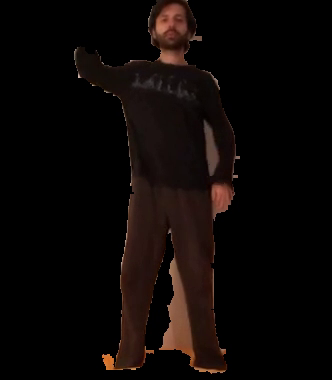
//> input picture frame 10 of CVProject/segmented.mp4, 332 x 380 px, given in place of the camera
$ ./Main   (built with g++ and OpenCV 4)
//> lines starting //> are read from the running program, lines starting //| are printed output that depends on the picture
### CVProject/LambdaParallel.hpp
#pragma once
// For using OpenCV's parallel_for easily
template<class _Function>
class LambdaBody : public cv::ParallelLoopBody {
public:
	typedef _Function function_type;
	typedef const _Function const_function_type;

	inline LambdaBody(const_function_type& body) :
		_body(body)
	{}

	inline void operator() (const cv::Range & range) const
	{
		this->_body(range);
	}
private:
	const_function_type _body;
};

template<class _Function>
inline void parallel_for(const cv::Range& range, const _Function& body, const double& nstride = -1.)
{
	cv::parallel_for_(range, LambdaBody<_Function>(body), nstride);
}

### CVProject/Superpixel.hpp
#pragma once

#include <opencv2\opencv.hpp>

using namespace std;
using namespace cv;


class Pixel
{
public:

	Point xy;
	Vec3f color;

	Pixel():xy(Point(-1, -1)), color(Vec3f(0, 0, 0)){}
	Pixel(Point xy, Vec3f color) :xy(xy), color(color){}
};
class Superpixel
{
public:

	Mat bgrHisto; // meanColor histogram
	Mat lbpHisto; // lbp histogram
	Vec3f meanColor;

	vector<Pixel> pixels;
	Mat image;
	Mat imageGray;
	Mat labels;
	Rect bounds;
	int id;
	uchar classLabel = 0;

	Superpixel(){}
	Superpixel(Vec3f color) :meanColor(color){}

	void computeFeatures(const int histoBin1d);
	void colorize(Mat& out, Vec3b color = Vec3b(255, 0, 0)) const;
	Mat getFeatMat();

private:
	void computeMeanAndBounds();
	void computeHisto(const int nBin1d);
	void computeLBPHisto();
};

### CVProject/VideoSegmentation.hpp
#pragma once

#include <opencv2/opencv.hpp>
#include <opencv2/ml.hpp>
#include <opencv2/ximgproc/slic.hpp>
#include "Superpixel.hpp"
#include <memory>


using namespace std;
using namespace cv;
using namespace cv::ximgproc;

void fillSuperpixelVector(Ptr<SuperpixelSLIC> slic, Mat& labels, vector<Superpixel>& superpixels, Mat& imageBGR, const int nBin1d);
void trainSVM(Ptr<ml::SVM>& svm, vector<Superpixel>& superpixels, ml::SVM::Types svmType, ml::SVM::KernelTypes kernelType);
Mat createFeatMat(vector<Superpixel*>& superpixels);
Mat createLabelsMat(const vector<Superpixel*>& superpixels);

class VideoSegmenter {
public:
	static const string trainingWindowName;
	static const string testWindowName;
	Mat trainLabels;
	float trainingAnnotationScale = 1.0f;

	Size getImageSize() const { return imTrain.size(); }
	bool setSuperpixelLabel(int i, int label, Vec3b overlayColor);
	void showImTrain() const;
	void showImTest() const;
	Mat getForeground(bool show) const;
	Mat getForegroundMask() { return foregroundMask; }
	void cleanUp();
	void toggleTestOverlay() { showTestOverlay = !showTestOverlay; }
	VideoSegmenter(int superpixelSize, int superpixelRuler, int histoNbin1d, bool noiseReduction, bool temporalMomentum);
	~VideoSegmenter() {}

	void loadTrainInputsFromFile(Mat& imTrain, const std::string &inputPath);
	void loadPretrainedModel(const std::string &inputPath);
	void initialize(Mat& imTrain);
	void initialize(Mat& imTrain, Mat& annotationMask);
	void run(Mat& imTest);
	void showResults();
	void startTrainingAnnotation();

private:
	Ptr<SuperpixelSLIC> slicTrain;
	Ptr<SuperpixelSLIC> slicTest;
	Ptr<ml::SVM> SVMClassifier;
	vector<Superpixel> superpixelsTrain;
	vector<Superpixel> superpixelsTest;
	Mat imTrain;
	Mat imTrainOverlay;
	Mat imTest;
	Mat imTestOverlay;
	Mat prevForegroundMap;
	Mat prevBackgroundMap;
	Mat foregroundMask;
	bool showTestOverlay = true;
	int superpixelSize = 15;
	int superpixelRuler = 25;
	int histoNbin1d = 6;
	bool noiseReductionEnabled = false;
	bool temporalMomentumEnabled = false;
};

### CVProject/Superpixel.cpp
#include "Superpixel.hpp"

using namespace std;
using namespace cv;

void Superpixel::computeFeatures(const int histoBin1d) {
	computeMeanAndBounds();
	computeHisto(histoBin1d);
	computeLBPHisto();
}


void Superpixel::computeMeanAndBounds() {
	if (pixels.size() != 0) {
		int minX = INT_MAX, minY = INT_MAX, maxX = 0, maxY = 0;
		for (const Pixel px : pixels) {
			if (px.pos.x < minX) minX = px.pos.x;
			if (px.pos.x > maxX) maxX = px.pos.x;
			if (px.pos.y < minY) minY = px.pos.y;
			if (px.pos.y > maxY) maxY = px.pos.y;
			meanColor += px.color;
			centroid += px.pos;
		}
		meanColor /= static_cast<float>(pixels.size());
		centroid /= static_cast<float>(pixels.size());
		bounds = Rect(minX, minY, maxX - minX + 1, maxY - minY + 1);
	}
}

// [96 lines left out: functions computeHisto, computeLBPHisto, colorize, getFeatMat, not called in this run]

### CVProject/VideoSegmentation.cpp
#include "VideoSegmentation.hpp"
#include <iostream>
#include <fstream>
#include <opencv2/ximgproc/slic.hpp>
#include "LambdaParallel.hpp"

const string VideoSegmenter::trainingWindowName = "Training selection";
const string VideoSegmenter::testWindowName = "Test results";

// [62 lines left out: functions padRect, onImTestMouse, onImTrainMouse, not called in this run]

// Creates Superpixel objects from existing SLIC superpixels, fills the given vector
void fillSuperpixelVector(Ptr<SuperpixelSLIC> slic, Mat& labels, vector<Superpixel>& superpixels, Mat& imageBGR, const int nBin1d)
{
	const int Nspx = slic->getNumberOfSuperpixels();
	superpixels.resize(Nspx);
	for (int i = 0; i < labels.rows; i++) {
		const Vec3b* image_ptr = imageBGR.ptr<Vec3b>(i);
		const int* label_ptr = labels.ptr<int>(i);
		for (int j = 0; j < labels.cols; j++) {
			superpixels[label_ptr[j]].pixels.push_back(Pixel(Point(j, i), Vec3f(image_ptr[j])));
		}
	}
	Mat imageGray;

	cvtColor(imageBGR, imageGray, CV_BGR2GRAY);

	parallel_for(Range(0, Nspx), [&](const Range& range) {
		for (int i = range.start; i < range.end; i++) {
			superpixels[i].image = imageBGR;
			superpixels[i].imageGray = imageGray;
			superpixels[i].id = i;
			superpixels[i].labels = labels;
			superpixels[i].computeFeatures(nBin1d);
		}
	});
}

// Creates an array (flat Mat) of labels from training superpixels
// [73 lines left out: functions createLabelsMat, createFeatMat, trainSVM, setSuperpixelLabel, showImTrain, not called in this run]

VideoSegmenter::VideoSegmenter(int superpixelSize, int superpixelCompactness, int histoNbin1d, bool noiseReduction, bool spatialMomentum)
{
	SVMClassifier = ml::SVM::create();
	this->superpixelSize = superpixelSize;
	this->superpixelRuler = superpixelCompactness;
	this->histoNbin1d = histoNbin1d;
	this->noiseReductionEnabled = noiseReduction;
	this->temporalMomentumEnabled = spatialMomentum;
}

// [98 lines left out: functions startTrainingAnnotation, initialize, not called in this run]
void VideoSegmenter::initialize(Mat& imTrain)
{
	CV_Assert(imTrain.data != nullptr);

	this->imTrain = imTrain;
	//imshow("imTrain", imTrain);
	imTrainOverlay = Mat::zeros(this->imTrain.size(), CV_8UC3);

	//Superpixel segmentation
	slicTrain = createSuperpixelSLIC(this->imTrain, SLICO, superpixelSize, superpixelRuler);
	slicTrain->iterate(10);
	slicTrain->getLabels(trainLabels);

	//Create Superpixel vector from slic
	fillSuperpixelVector(slicTrain, trainLabels, superpixelsTrain, this->imTrain, histoNbin1d);

	//Painting contours
	Mat contours;
	slicTrain->getLabelContourMask(contours);
	this->imTrain.setTo(Vec3b(0, 0, 255), contours);

	//Wait til annotating is over
	startTrainingAnnotation();
	//Annotating is over
	setMouseCallback(trainingWindowName, nullptr);

	if (temporalMomentumEnabled) {
		//Paint prevForegroundMap
		foregroundMask = Mat::zeros(imTrain.size(), CV_8UC1);
		for (int i = 0; i < superpixelsTrain.size(); i++) {
			if (superpixelsTrain[i].classLabel == 1) {
				superpixelsTrain[i].colorize(foregroundMask, Vec3b(255, 255, 255));
			}
		}
		erode(~foregroundMask, prevBackgroundMap, getStructuringElement(CV_SHAPE_ELLIPSE, Size(7, 7)), Point(-1, -1), 2);
		erode(foregroundMask, prevForegroundMap, getStructuringElement(CV_SHAPE_ELLIPSE, Size(7, 7)), Point(-1, -1), 2);
	}

	int count1 = 0, count2 = 0;
	//Save inputs to file
	ofstream ofs("training_selections.txt");
	for (int i = 0; i < superpixelsTrain.size(); i++) {
		if (superpixelsTrain[i].classLabel == 2) {
			ofs << i << endl;
			++count1;
		}
	}
	ofs << "hede" << endl;
	for (int i = 0; i < superpixelsTrain.size(); i++) {
		if (superpixelsTrain[i].classLabel == 1) {
			ofs << i << endl;
			++count2;
		}
	}
	ofs.close();

	//There must be training samples for both classes
	CV_Assert(count1 > 0 && count2 > 0);

	//Train a classifier
	trainSVM(SVMClassifier, superpixelsTrain);
	SVMClassifier->save("svm.xml");
}

// [178 lines left out: functions loadTrainInputsFromFile, loadPretrainedModel, run, showResults, showImTest, getForeground and 1 more, not called in this run]

### CVProject/Main.cpp
#include "VideoSegmentation.hpp"
#include <opencv2/opencv.hpp>
#include <opencv2/core/mat.hpp>
#include <opencv2/ml.hpp>
#include <filesystem>
#include <fstream>

namespace fs = std::filesystem;

// [22 lines left out: function runSingle, not called in this run]

void runWebcam(const string& bgFilePath = "", int superpixelSize = 10)
{
//> called with bgFilePath = "", superpixelSize = 10
	VideoCapture vc(0);

	if (!vc.isOpened()) {  // check if we succeeded
		cerr << "VideoCapture could not be opened" << endl;
		return;
	}

	VideoSegmenter segmenter(superpixelSize, 15, 6, false, false);

	Mat frame;
	int key = 0;
	do {
		vc >> frame;
//> frame is the input picture: 380 rows x 332 cols, CV_8UC3; mean B, G, R 5.5, 7.1, 12.2
		imshow("Camera", frame);
		key = waitKey(33);
//> the Esc key is pressed
	} while (key == -1);

	Mat bg;
	if (!bgFilePath.empty()) {
		bg = imread(bgFilePath);
		Size frameSize = frame.size();
		Size bgSize = bg.size();
		CV_Assert(bgSize.height >= frameSize.height && bgSize.width >= frameSize.width);
		bg = bg(Rect((bgSize.width - frameSize.width) / 2, (bgSize.height - frameSize.height) / 2, frameSize.width, frameSize.height));
	}

	segmenter.initialize(frame); // train
//> in initialize, `slicTrain->getLabels(trainLabels);`:
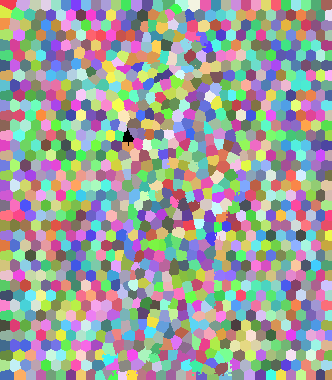
//> trainLabels: 380 rows x 332 cols, CV_32SC1; 1254 distinct labels, from 0 to 1253; one colour per label, 0 black
//> in fillSuperpixelVector, `const int Nspx = slic->getNumberOfSuperpixels();`: Nspx = 1254
//> in fillSuperpixelVector, `superpixels.resize(Nspx);`: superpixels = 1254 items
//> in fillSuperpixelVector, `cvtColor(imageBGR, imageGray, CV_BGR2GRAY);`:
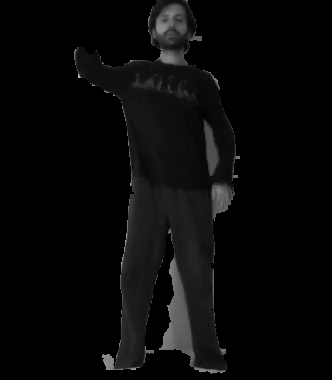
//> imageGray: 380 rows x 332 cols, CV_8UC1; min 0, max 190, mean 8.4

	for (;;)
	{
		vc >> frame;

		if (frame.empty()) {
			return;
		}

		segmenter.run(frame); // test

		Mat fg = segmenter.getForeground(false);
		if (!bg.empty()) {
			Mat newFrame = bg.clone();
			Mat fgMask;
			cvtColor(fg, fgMask, COLOR_BGR2GRAY);

			fg.copyTo(newFrame, fgMask);
			fg = newFrame;
		}
		imshow("Camera", frame);
		imshow("Output", fg);
		segmenter.cleanUp();

		if (waitKey(1) >= 0) break;
	}
}

// [124 lines left out: functions runVideo, testDavis, not called in this run]

struct Scores {
	float dice;
	float jaccard;
};
// Calculates and prints Dice and Jaccard scores on results of a DAVIS test
// [85 lines left out: functions calculateScores, runDavisTests, main, not called in this run]

// added to run one function of the file
//> (the run ends here: the program needs code that is not available in this run, at `if (px.pos.x < minX) minX = px.pos.x;`)

$ run again, starting later in the video
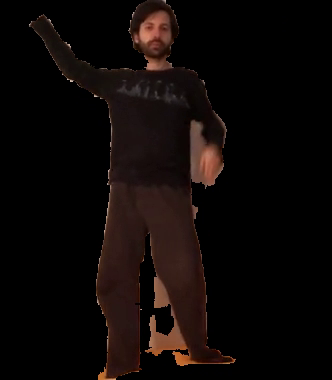
//> input picture frame 48 of CVProject/segmented.mp4, 332 x 380 px, given in place of the camera
//> in runWebcam, frame is the input picture: 380 rows x 332 cols, CV_8UC3; mean B, G, R 6.5, 8, 13.7
//> in initialize, `slicTrain->getLabels(trainLabels);`:
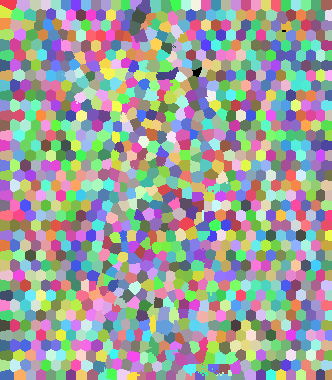
//> trainLabels: 380 rows x 332 cols, CV_32SC1; 1254 distinct labels, from 0 to 1253; one colour per label, 0 black
//> Nspx = 1254
//> superpixels = 1254 items
//> in fillSuperpixelVector, `cvtColor(imageBGR, imageGray, CV_BGR2GRAY);`:
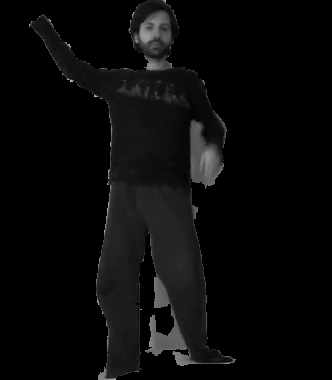
//> imageGray: 380 rows x 332 cols, CV_8UC1; min 0, max 195, mean 9.5

$ run again, starting later in the video
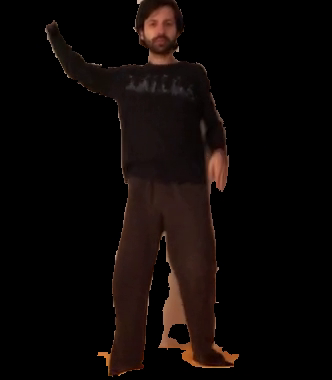
//> input picture frame 86 of CVProject/segmented.mp4, 332 x 380 px, given in place of the camera
//> in runWebcam, frame is the input picture: 380 rows x 332 cols, CV_8UC3; mean B, G, R 6.1, 7.7, 13.2
//> in initialize, `slicTrain->getLabels(trainLabels);`:
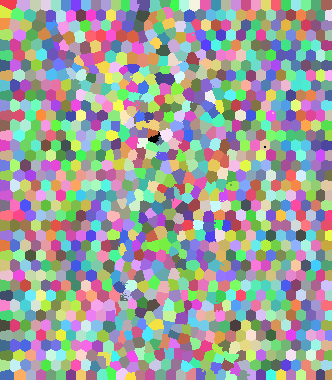
//> trainLabels: 380 rows x 332 cols, CV_32SC1; 1254 distinct labels, from 0 to 1253; one colour per label, 0 black
//> Nspx = 1254
//> superpixels = 1254 items
//> in fillSuperpixelVector, `cvtColor(imageBGR, imageGray, CV_BGR2GRAY);`:
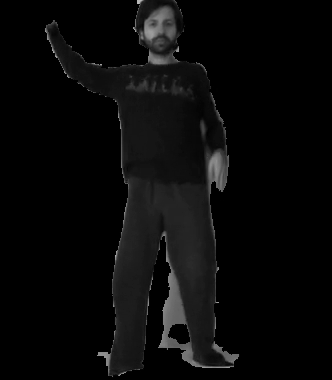
//> imageGray: 380 rows x 332 cols, CV_8UC1; min 0, max 191, mean 9.1
